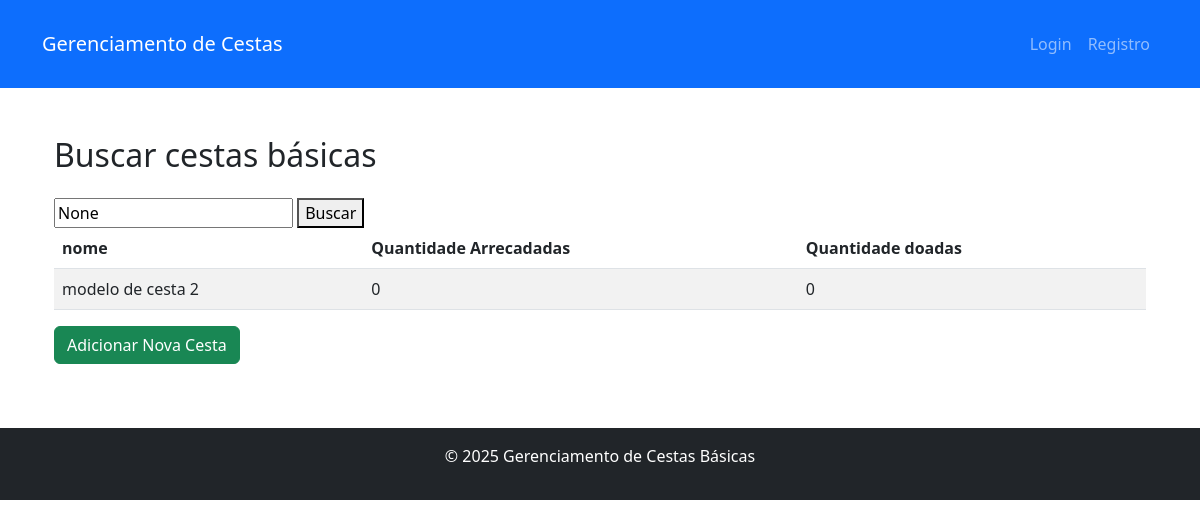
Page /home/cestas/ on the earlier database version.
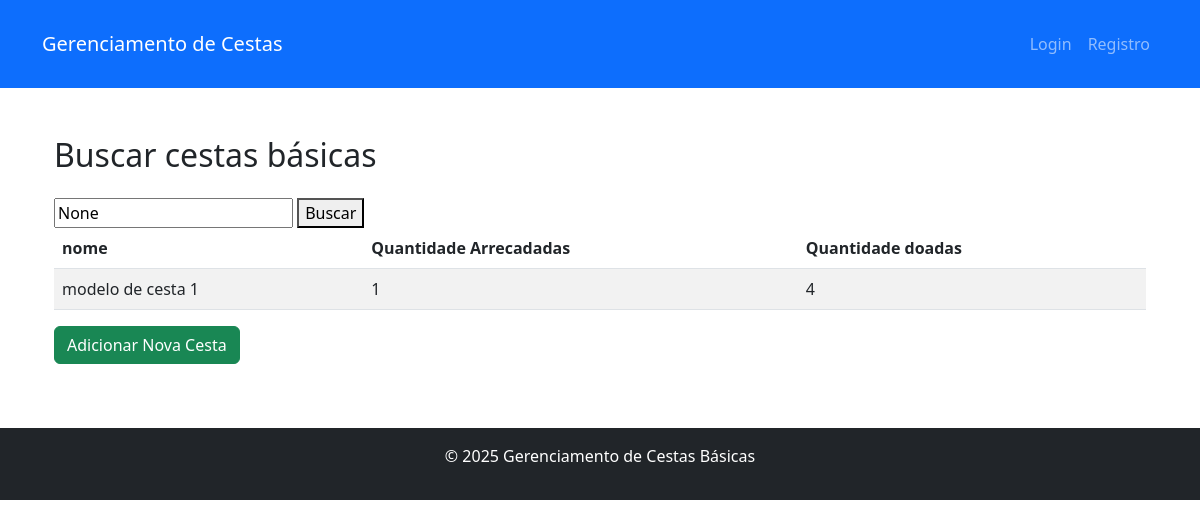
Same page on the later database version.
### gerenciador/models.py (models this page shows)
class TbModelo_Cesta(models.Model):
    id_Cesta = models.AutoField(primary_key= True, null= False)
    nome = models.CharField(max_length = 255,null= False)
    Quant_Arrecadadas = models.PositiveIntegerField(null= False, default=0)
    Quant_doadas = models.PositiveIntegerField(null= False, default=0)
    Item_e_cesta = models.ManyToManyField(TbItem_Cesta, through= "TbAsItem_Modelo")

### gerenciador/views.py (the view)
def buscar_Cestas_Basicas(request):
    query = request.GET.get('q')
    Cestas_Basicas = TbModelo_Cesta.objects.all()
    if query:
        Cestas_Basicas = Cestas_Basicas.filter(nome__icontains=query)
    return render(request, 'Cestas-Basicas.html', {'Cestas_Basicas': Cestas_Basicas, 'query': query})

### gerenciador/templates/Cestas-Basicas.html (shortened to what this page needs)
{% extends 'base.html' %}
{% block content %}
    <div class="container">
        <h2 class="mb-4">Buscar cestas básicas</h2>
        <form method="get" action="{% url 'cestas_basicas' %}">
            <input type="text" name="q" placeholder="Digite o nome da Cesta_Basica" value="{{ query }}">
            <button type="submit">Buscar</button>
        </form>
        {% if Cestas_Basicas %}
            <table class="table table-striped">
                <thead>
                    <tr>
                        <th>nome</th>
                        <th>Quantidade Arrecadadas</th>
                        <th>Quantidade doadas</th>
                    </tr>
                </thead>
                <tbody>
                    {% for Cesta_Basica in Cestas_Basicas %}
                        <tr>
                            <td>{{ Cesta_Basica.nome }}</td>
                            <td>{{ Cesta_Basica.Quant_Arrecadadas }}</td>
                            <td>{{ Cesta_Basica.Quant_doadas }}</td>
                        </tr>
                    {% endfor %}
                </tbody>
            </table>
        {% else %}
            <p class="text-muted">Nenhum modelo de cesta básica cadastrada cadastrada.</p>
        {% endif %}
        <a href="{% url 'criar_Cesta_Basica' %}" class="btn btn-success mb-3">Adicionar Nova Cesta</a>
    </div>
{% endblock %}

### app/templates/base.html (shortened to what this page needs)
<!DOCTYPE html>
<html lang="en">
<head>
    <link href="https://cdn.jsdelivr.net/npm/bootstrap@5.3.0/dist/css/bootstrap.min.css" rel="stylesheet">
</head>
<body>
    <header class="bg-primary text-white py-3">
        <div class="container">
            <nav class="navbar navbar-expand-lg navbar-dark">
                <a class="navbar-brand" href="{% url 'home' %}">Gerenciamento de Cestas</a>
                <div class="collapse navbar-collapse" id="navbarNav">
                    <ul class="navbar-nav ms-auto">
                        {% if user.is_authenticated %}
                            <li class="nav-item">
                                <a class="nav-link" href="{% url 'lista_instituicoes' %}">Instituições</a>
                            </li>
                            <li class="nav-item">
                                <a class="nav-link" href="{% url 'lista_doadores' %}">Doadores</a>
                            </li>
                            <li class="nav-item">
                                <a class="nav-link" href="{% url 'lista_cestas' %}">Cestas</a>
                            </li>
                            <li class="nav-item">
                                <span class="nav-link">Olá, {{ user.username }}!</span>
                            </li>
                            <li class="nav-item">
                                <a class="nav-link" href="{% url 'logout' %}">Logout</a>
                            </li>
                        {% else %}
                            <li class="nav-item">
                                <a class="nav-link" href="{% url 'login' %}">Login</a>
                            </li>
                            <li class="nav-item">
                                <a class="nav-link" href="{% url 'registro' %}">Registro</a>
                            </li>
                        {% endif %}
                    </ul>
                </div>
            </nav>
        </div>
    </header>
    <main class="container my-5">
        {% block content %}{% endblock %}
    </main>
    <footer class="bg-dark text-white text-center py-3">
        <div class="container">
            <p>&copy; 2025 Gerenciamento de Cestas Básicas</p>
        </div>
    </footer>
</body>
</html>

Differences in the rows shown:
removed TbModelo_Cesta: nome "modelo de cesta 2", Quant_Arrecadadas "0", Quant_doadas "0"
added TbModelo_Cesta: nome "modelo de cesta 1", Quant_Arrecadadas "1", Quant_doadas "4"
